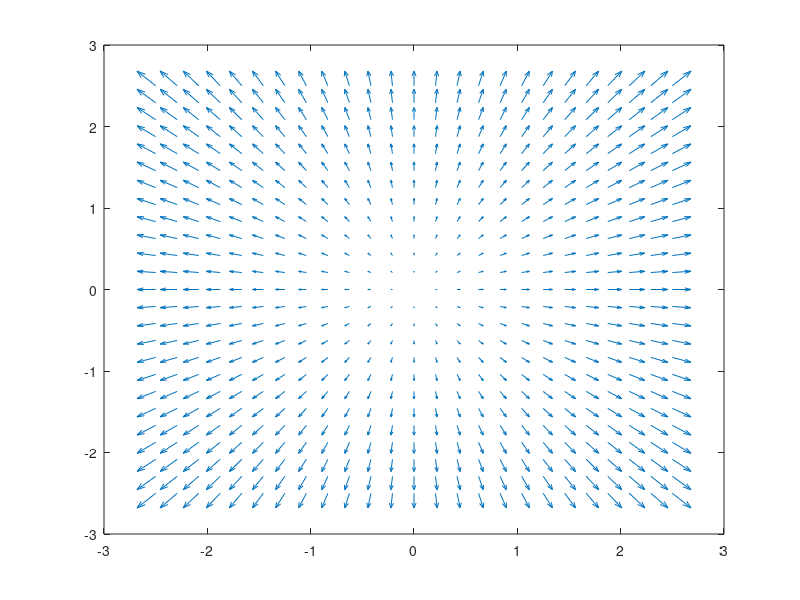

This figure's MATLAB source:
%x = [-2.5:2.5]
%y = [-2.5:2.5]

x = linspace(-2.5,2.5,25)
y = linspace(-2.5,2.5,25)

[X,Y]=meshgrid(x,y)

u = X
v = Y

quiver(X,Y,u,v)
%plot(x,y)